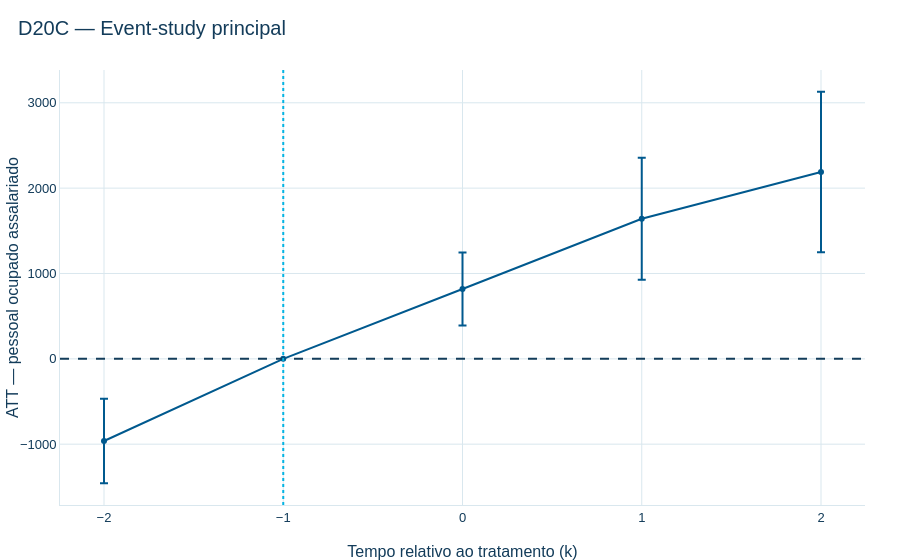

Notebook cell for this chart:
### Markdown cell above
## 9. Event-study

A janela principal destaca `k=-2,-1,0,+1,+2`, mas o suporte completo foi estimado e preservado.

### Code cell
mostrar(evento_principal[['event_time', 'att', 'std_error', 'ci_lower', 'ci_upper', 'indicador_inferencia']])
fig_event = go.Figure(go.Scatter(x=evento_principal['event_time'], y=evento_principal['att'], mode='lines+markers', line={'color': CORES_IPT['AZUL_PRINCIPAL']}, error_y={'type': 'data', 'symmetric': False, 'array': evento_principal['ci_upper']-evento_principal['att'], 'arrayminus': evento_principal['att']-evento_principal['ci_lower']}))
fig_event.add_hline(y=0, line_dash='dash', line_color=CORES_IPT['AZUL_ESCURO'])
fig_event.add_vline(x=-1, line_dash='dot', line_color=CORES_IPT['CIANO'])
fig_event.update_xaxes(title='Tempo relativo ao tratamento (k)', dtick=1)
fig_event.update_yaxes(title='ATT — pessoal ocupado assalariado')
aplicar_tema_ipt(fig_event, titulo='D20C — Event-study principal')
fig_event.show()

### Figure 1 — Plotly figure (JSON) as saved in the notebook; plotly's stock layout.template omitted (floating-point values rounded to 4 significant figures)
{"data": [{"error_y": {"array": [494.8, NaN, 427.1, 715.2, 940.5], "arrayminus": [494.8, NaN, 427.1, 715.2, 940.5], "symmetric": false, "type": "data"}, "line": {"color": "#00598E"}, "mode": "lines+markers", "type": "scatter", "x": [-2, -1, 0, 1, 2], "y": [-962.9, 0.0, 818.3, 1642.0, 2189.0]}], "layout": {"font": {"color": "#133C5A", "family": "Arial", "size": 13}, "paper_bgcolor": "#FFFFFF", "plot_bgcolor": "#FFFFFF", "shapes": [{"line": {"color": "#133C5A", "dash": "dash"}, "type": "line", "x0": 0, "x1": 1, "xref": "x domain", "y0": 0, "y1": 0, "yref": "y"}, {"line": {"color": "#04B4E3", "dash": "dot"}, "type": "line", "x0": -1, "x1": -1, "xref": "x", "y0": 0, "y1": 1, "yref": "y domain"}], "title": {"text": "D20C — Event-study principal"}, "xaxis": {"dtick": 1, "title": {"text": "Tempo relativo ao tratamento (k)"}}, "yaxis": {"title": {"text": "ATT — pessoal ocupado assalariado"}}}}
